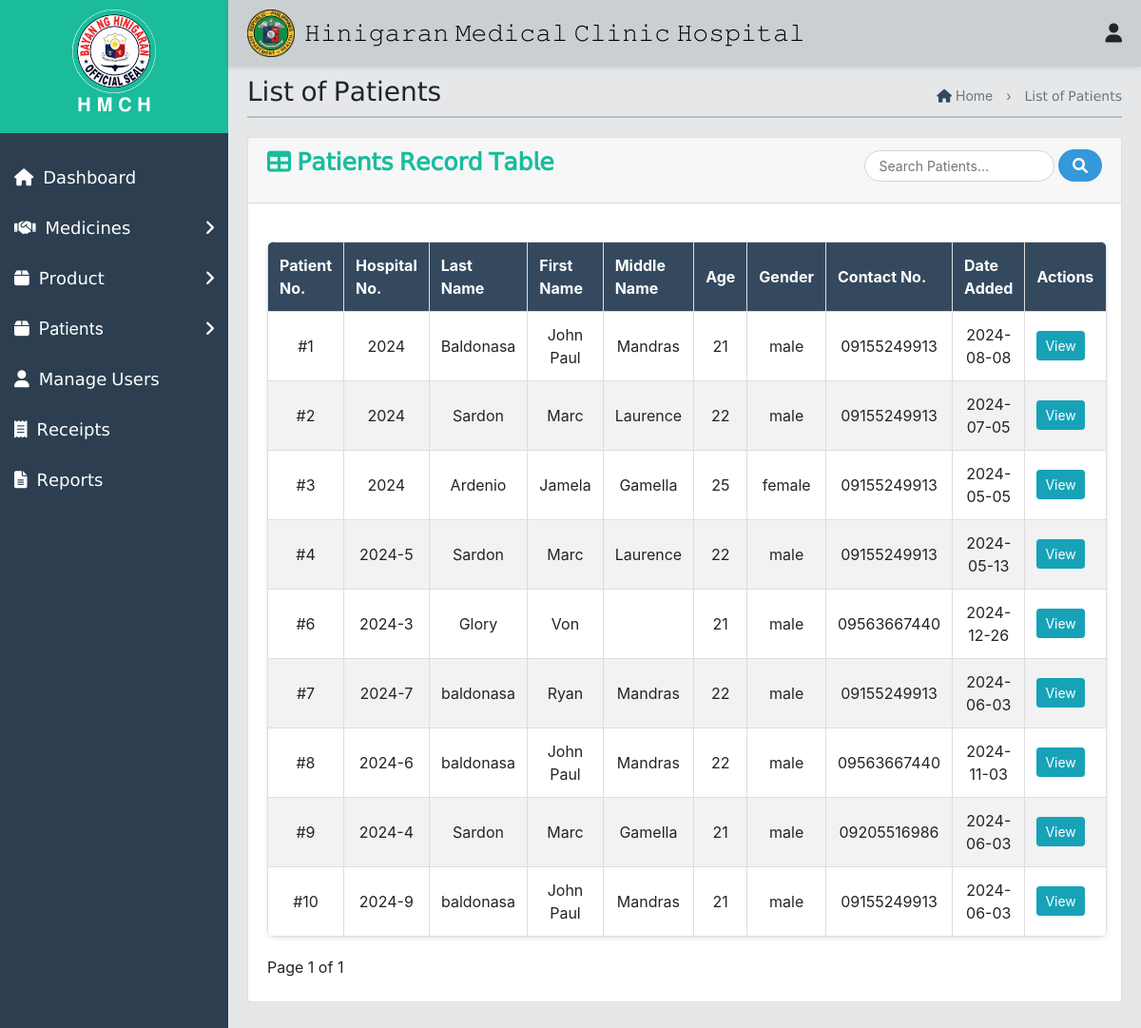
The app's page /Admin/PatientList.php with its own data.
### tables this page shows
CREATE TABLE `patient` (
  `id` int(11) NOT NULL,
  `hospitalnum` varchar(255) NOT NULL,
  `lastname` varchar(255) NOT NULL,
  `firstname` varchar(255) NOT NULL,
  `middlename` varchar(255) NOT NULL,
  `ext_name` varchar(255) NOT NULL,
  `address` varchar(255) NOT NULL,
  `age` int(11) NOT NULL,
  `birthday` date NOT NULL,
  `birthplace` varchar(255) NOT NULL,
  `civilstatus` varchar(255) NOT NULL,
  `gender` enum('male','female','other','') NOT NULL,
  `mobile` varchar(20) NOT NULL,
  `religion` varchar(255) NOT NULL,
  `occupation` varchar(255) NOT NULL,
  `date` date NOT NULL
);

### Admin/PatientList.php (the view, shortened to what this page needs)
<?php
$servername = "localhost";
$username = "root";
$password = "";
$database = "database";
$conn = mysqli_connect($servername, $username, $password, $database);
$results_per_page = 11;
$page = isset($_GET['page']) ? (int)$_GET['page'] : 1;
$start_from = ($page - 1) * $results_per_page;
$search = isset($_GET['search']) ? $_GET['search'] : '';
$search_query = $search ? " WHERE lastname LIKE '%$search%' OR firstname LIKE '%$search%'" : '';
$query = "SELECT * FROM patient $search_query LIMIT $start_from, $results_per_page";
$results = mysqli_query($conn, $query);
$total_query = "SELECT COUNT(*) AS total FROM patient $search_query";
$total_result = mysqli_query($conn, $total_query);
$total_row = mysqli_fetch_assoc($total_result);
$total_pages = ceil($total_row['total'] / $results_per_page);
?>
<!DOCTYPE html>
<html lang="en">
<head>
    <link rel="stylesheet" href="patient.css">
    <link href="https://maxcdn.bootstrapcdn.com/bootstrap/4.5.2/css/bootstrap.min.css" rel="stylesheet">
    <link href="https://cdnjs.cloudflare.com/ajax/libs/font-awesome/5.15.4/css/all.min.css" rel="stylesheet">
</head>
<body>
    <div class="top-nav">
    <div class="icon-container">
        <img src="img/Hinigaran.png" alt="Logo">
        <h1>𝙷𝚒𝚗𝚒𝚐𝚊𝚛𝚊𝚗 𝙼𝚎𝚍𝚒𝚌𝚊𝚕 𝙲𝚕𝚒𝚗𝚒𝚌 𝙷𝚘𝚜𝚙𝚒𝚝𝚊𝚕</h1>
    </div>
    <div class="icon-group">
        <div class="user-icon" onclick="toggleUserMenu(event)">
            <i class="fas fa-user"></i>
        </div>
    </div>
</div>
    <div id="mySidenav" class="side-nav">
        <div class="logo-container">
           <img src="img/hini.png" alt="Logo" style="width: 40%;">
            <h2>𝐇 𝐌 𝐂 𝐇</h2>
        </div>
         <a class="nav-link" href="ChiefAdmin.php">
            <div class="sb-nav-link-content">
                <div class="sb-nav-link-icon"><i class="fas fa-home"></i></div>
                <span>𝖣𝖺𝗌𝗁𝖻𝗈𝖺𝗋𝖽</span>
            </div>
        </a>
        <a class="nav-link collapsed" href="#" data-toggle="collapse" data-target="#collapseMedicines" aria-expanded="false" aria-controls="collapseMedicines">
            <div class="sb-nav-link-content">
                <div class="sb-nav-link-icon"><i class="fas fa-handshake"></i></div>
                <span> 𝖬𝖾𝖽𝗂𝖼𝗂𝗇𝖾𝗌</span>
                <div class="sb-sidenav-collapse-arrow"><i class="fas fa-angle-right"></i></div>
            </div>
        </a>
        <a class="nav-link collapsed" href="#" data-toggle="collapse" data-target="#collapseProducts" aria-expanded="false" aria-controls="collapseProducts">
            <div class="sb-nav-link-content">
                <div class="sb-nav-link-icon"><i class="fas fa-box"></i></div>
                <span> 𝖯𝗋𝗈𝖽𝗎𝖼𝗍</span>
                <div class="sb-sidenav-collapse-arrow"><i class="fas fa-angle-right"></i></div>
            </div>
        </a>
        <a class="nav-link collapsed" href="#" data-toggle="collapse" data-target="#collapsePatients" aria-expanded="false" aria-controls="collapsePatients">
            <div class="sb-nav-link-content">
                <div class="sb-nav-link-icon"><i class="fas fa-box"></i></div>
                <span>Patients</span>
                <div class="sb-sidenav-collapse-arrow"><i class="fas fa-angle-right"></i></div>
            </div>
        </a>
        <a class="nav-link" href="ManageUser.php">
            <div class="sb-nav-link-content">
                <div class="sb-nav-link-icon"><i class="fas fa-user"></i></div>
                <span>𝖬𝖺𝗇𝖺𝗀𝖾 𝖴𝗌𝖾𝗋𝗌</span>
            </div>
        </a>
        <a class="nav-link" href="Receipt.php">
            <div class="sb-nav-link-content">
                <div class="sb-nav-link-icon"><i class="fas fa-receipt"></i></div>
                <span>𝖱𝖾𝖼𝖾𝗂𝗉𝗍𝗌</span>
            </div>
        </a>
        <a class="nav-link" href="Reports.php">
            <div class="sb-nav-link-content">
                <div class="sb-nav-link-icon"><i class="fas fa-file-alt report-icon" title="Generate Report"></i></div>
                <span>𝖱𝖾𝗉𝗈𝗋𝗍𝗌</span>
            </div>
        </a>
    </div>
    <div id="mainContent" class="main-content">
       <div class="header-container">
    <h3>𝖫𝗂𝗌𝗍 𝗈𝖿 𝖯𝖺𝗍𝗂𝖾𝗇𝗍𝗌</h3>
<div class="haha">
    <p style="text-align: center;">
        <a href="InventoryDashboard1.php" style="text-decoration: none; color: inherit;">
            <i class="fas fa-home" style="color: #34495e;"></i> Home
        </a>
        <span style="margin: 0 10px;">›</span>
        𝖫𝗂𝗌𝗍 𝗈𝖿 𝖯𝖺𝗍𝗂𝖾𝗇𝗍𝗌
    </p>
</div>
</div>
<div class="first1" style="opacity: 0.9; border-top: 2px solid #b2babb; margin-top: -20px;"></div>
</div>
<div id="mainContent" class="main-content" style="margin-top: -80px;">
    <div id="layoutSidenav_content">
        <main>
            <div class="card mb-4">
                <div class="card-header" style="height: 20%;">
                    <i class="fas fa-table me-1" style="font-size: 25px; color:#1abc9c;"> 𝖯𝖺𝗍𝗂𝖾𝗇𝗍𝗌 𝖱𝖾𝖼𝗈𝗋𝖽 𝖳𝖺𝖻𝗅𝖾</i>
                    <form class="search-form" action="" method="get">
                        <input type="text" name="search" placeholder="Search Patients..." value="<?php echo htmlspecialchars($search); ?>" aria-label="Search">
                        <button type="submit"><i class="fas fa-search"></i></button>
                    </form>
                </div>
                <div class="card-body">
                    <table id="datatablesSimple">
                        <thead>
                            <tr>
                                <th>Patient No.</th>
                                <th>Hospital No.</th>
                                <th>Last Name</th>
                                <th>First Name</th>
                                <th>Middle Name</th>
                                <th>Age</th>
                                <th>Gender</th>
                                <th>Contact No.</th>
                                <th>Date Added</th>
                                <th>Actions</th>
                            </tr>
                        </thead>
                        <tbody>
                            <?php while ($row = mysqli_fetch_array($results)) { ?>
                                <tr>
                                    <td>#<?php echo $row['id']; ?></td>
                                    <td><?php echo $row['hospitalnum']; ?></td>
                                    <td><?php echo $row['lastname']; ?></td>
                                    <td><?php echo $row['firstname']; ?></td>
                                    <td><?php echo $row['middlename']; ?></td>
                                    <td><?php echo $row['age']; ?></td>
                                    <td><?php echo $row['gender']; ?></td>
                                    <td><?php echo $row['mobile']; ?></td>
                                    <td><?php echo $row['date']; ?></td>
                                    <td>
                                       <div class="button-container">
                                            <form method="get" action="OutpatientView.php">
                                                <button type="submit" class="btn btn-info btn-sm">View</button>
                                            </form>
                                        </div>
                                    </td>
                                </tr>
                            <?php } ?>
                        </tbody>
                    </table>
                </div>
                <div class="pagination-controls" style="margin-left: 20px;">
                    <span>Page <?php echo $page; ?> of <?php echo $total_pages; ?></span>
                </div><br>
            </div>
        </main>
    </div>
</div>
<link rel="stylesheet" href="https://cdnjs.cloudflare.com/ajax/libs/font-awesome/6.0.0-beta3/css/all.min.css">
</body>
</html>

### Admin/patient.css (style rules this page uses)
* { margin: 0; padding: 0; box-sizing: border-box; }
body { font-family: Arial, sans-serif; background-color: #f4f6f6; }
.top-nav { display: flex; justify-content: space-between; align-items: center; padding: 10px 20px; box-shadow: 0 2px 5px rgba(0, 0, 0, 0.1); }
.icon-container { position: relative; margin-right: 2%; display: flex; gap: 20px; }
.notification-icon, .user-icon { cursor: pointer; font-size: 24px; }
.side-nav { height: 100%; width: 230px; background-color: #34495e; color: white; position: fixed; top: 0; left: 0; overflow-x: hidden; padding-top: 60px; transition: 0.3s; display: flex; flex-direction: column; }
.main-content { margin-left: 230px; padding: 20px; transition: 0.3s; }
.nav-link { display: flex; align-items: center; padding: 10px 15px; text-decoration: none; color: white; transition: 0.3s; justify-content: space-between; }
.sb-nav-link-content { display: flex; align-items: center; flex: 1; }
.sb-nav-link-icon { margin-right: 10px; }
.sb-sidenav-collapse-arrow { margin-left: auto; }
.top-nav { position: fixed; top: 0; left: 240px; right: 0; background-color: #d0d3d4; padding: 10px; z-index: 1000; }
.top-nav h1 { color: #fff; margin: 0; }
.side-nav { height: 100%; width: 240px; position: fixed; z-index: 1; top: 0; left: 0; background-color: #2c3e50; padding-top: 0; transition: 0.3s; overflow-y: auto; }
.side-nav a { padding: 13px 15px; text-decoration: none; font-size: 18px; color: #fff; display: block; transition: 0.3s; }
.side-nav .sb-sidenav-collapse-arrow { margin-left: auto; color: #fff; }
.logo-container { text-align: center; margin-bottom: 20px; background-color: #1abc9c; padding: 10px; }
.logo-container img { width: 30%; height: auto; }
.logo-container h2 { color: #ffffff; font-size: 20px; transition: font-size 0.3s; }
.main-content { margin-left: 240px; padding: 80px 20px 20px; transition: margin-left 0.3s; }
.header-container { display: flex; justify-content: space-between; align-items: center; margin-bottom: 20px; }
.haha { text-align: right; }
.haha p { margin: 0; font-size: 14px; color: #6c757d; }
table { width: 100%; border-collapse: collapse; margin-top: 20px; background-color: #ffffff; border-radius: 8px; overflow: hidden; box-shadow: 0 2px 4px rgba(0, 0, 0, 0.1); }
th, td { border: 1px solid #ddd; padding: 12px; text-align: center; }
th { background-color: #34495e; color: white; font-weight: bold; }
tbody tr:nth-child(even) { background-color: #f2f2f2; }
.top-nav { display: flex; justify-content: space-between; align-items: center; padding: 10px 20px; background-color: #cacfd2; box-shadow: 0 2px 5px rgba(0, 0, 0, 0.1); }
.icon-container { display: flex; align-items: center; }
.icon-container img { width: 50px; height: auto; margin-right: -10px; }
.icon-container h1 { font-size: 24px; color: black; margin: 0; }
.icon-group { display: flex; margin-left: auto; align-items: center; }
.notification-icon, .user-icon { margin-left: 20px; cursor: pointer; font-size: 20px; }

### Admin/PatientList.php (style rules this page uses)
body { background-color: #f4f6f6; }
tr:nth-child(even) { background-color: #D6EEEE; }
.button-container form { display: inline-block; margin-right: 10px; }
body { background-color: #E5E7E9; }
td { text-align: center; }
.search-form { float: right; margin-bottom: 10px; }
.search-form input[type="text"] { width: 200px; border-radius: 20px; padding: 5px 15px; border: 1px solid #ced4da; font-size: 14px; }
.search-form button { background-color: #3498db; color: white; border: none; border-radius: 20px; padding: 5px 15px; cursor: pointer; }

### records on screen
patient: id "1", hospitalnum "2024", lastname "Baldonasa", firstname "John Paul", middlename "Mandras", age "21", gender "male", mobile "09155249913", date "2024-08-08"
patient: id "2", hospitalnum "2024", lastname "Sardon", firstname "Marc", middlename "Laurence", age "22", gender "male", mobile "09155249913", date "2024-07-05"
patient: id "3", hospitalnum "2024", lastname "Ardenio", firstname "Jamela", middlename "Gamella", age "25", gender "female", mobile "09155249913", date "2024-05-05"
patient: id "4", hospitalnum "2024-5", lastname "Sardon", firstname "Marc", middlename "Laurence", age "22", gender "male", mobile "09155249913", date "2024-05-13"
patient: id "6", hospitalnum "2024-3", lastname "Glory", firstname "Von", age "21", gender "male", mobile "09563667440", date "2024-12-26"
patient: id "7", hospitalnum "2024-7", lastname "baldonasa", firstname "Ryan", middlename "Mandras", age "22", gender "male", mobile "09155249913", date "2024-06-03"
patient: id "8", hospitalnum "2024-6", lastname "baldonasa", firstname "John Paul", middlename "Mandras", age "22", gender "male", mobile "09563667440", date "2024-11-03"
patient: id "9", hospitalnum "2024-4", lastname "Sardon", firstname "Marc", middlename "Gamella", age "21", gender "male", mobile "09205516986", date "2024-06-03"
patient: id "10", hospitalnum "2024-9", lastname "baldonasa", firstname "John Paul", middlename "Mandras", age "21", gender "male", mobile "09155249913", date "2024-06-03"

### other values on screen
$page "1"
$total_pages "1"
